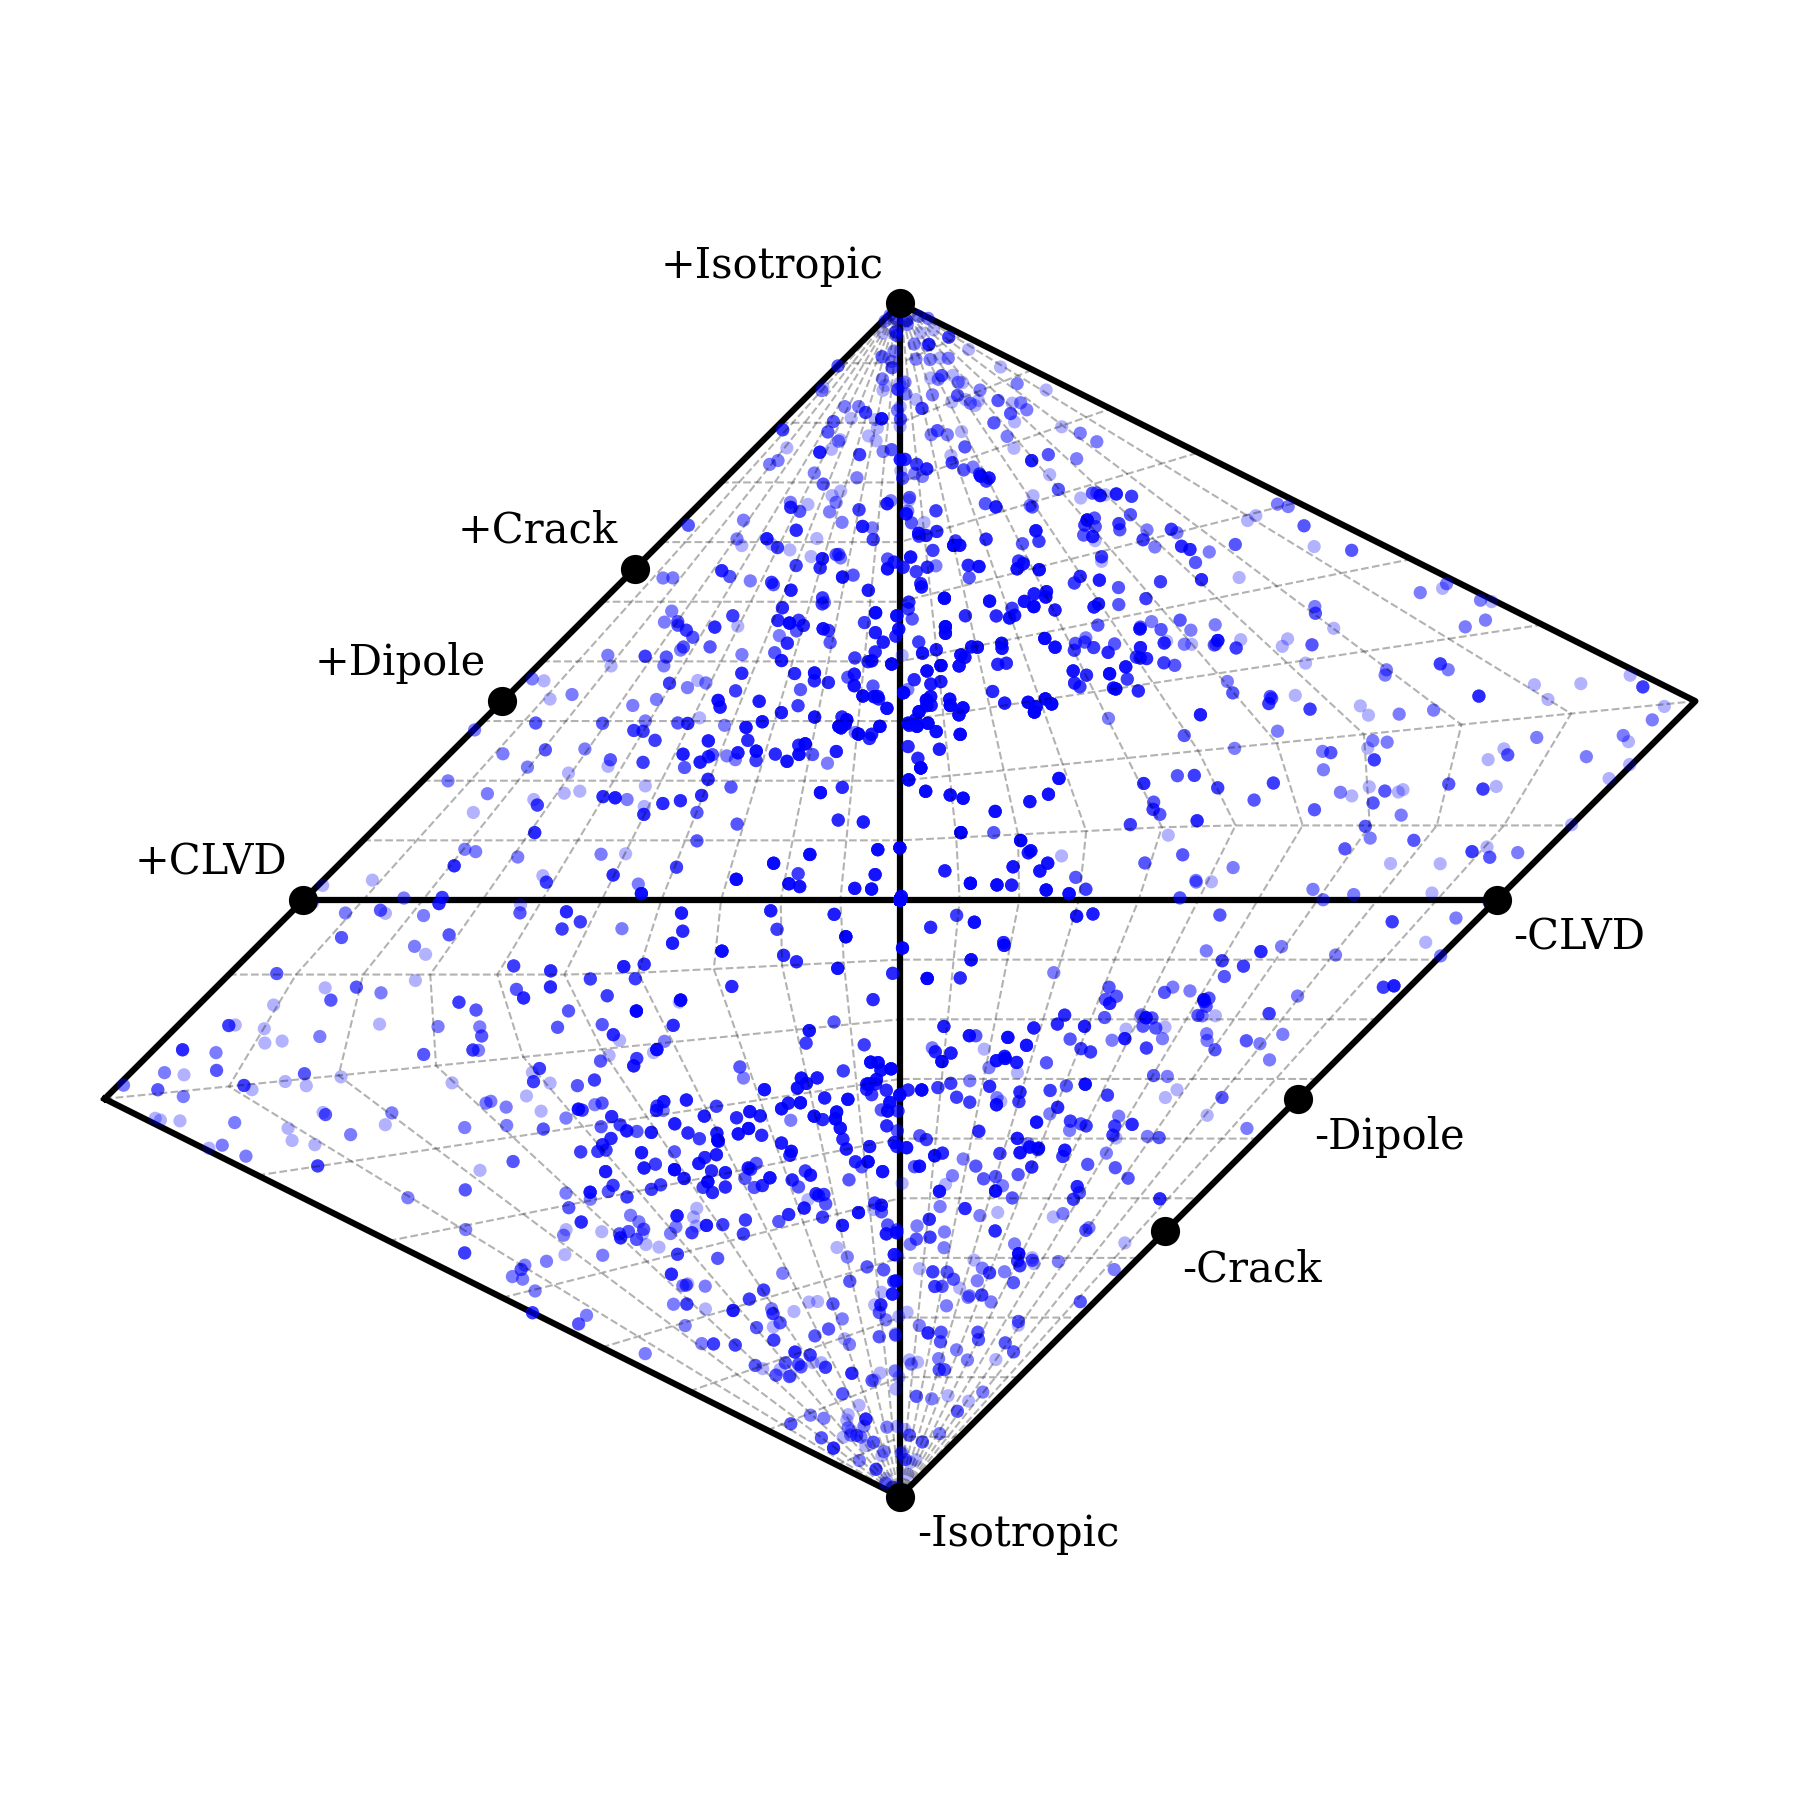

Source code (Python):
import pandas as pd
import numpy as np
import matplotlib.pyplot as plt
import pyrocko.plot.hudson as hudson
from pyrocko.plot.beachball import plot_beachball_mpl
from tqdm import tqdm
import os
import sys

# ================================
# 配置字体 (Times New Roman)
# ================================
plt.rcParams['font.family'] = 'serif'
plt.rcParams['font.serif'] = ['Times New Roman'] + plt.rcParams['font.serif']
plt.rcParams['mathtext.fontset'] = 'stix' 

# ==========================================
# 0. 辅助函数
# ==========================================
def ae_uvt(TT, KK):
    TAU = TT * (1 - np.abs(KK))
    UU = np.full_like(TT, np.nan)
    VV = np.full_like(TT, np.nan)

    # 2nd and 4th quadrants
    II = (TAU > 0) & (KK < 0) | (TAU < 0) & (KK > 0)
    UU[II] = TAU[II]
    VV[II] = KK[II]

    # First quadrant, Region A
    II = (TAU < 4 * KK) & (TAU >= 0) & (KK >= 0)
    UU[II] = TAU[II] / (1 - TAU[II] / 2)
    VV[II] = KK[II] / (1 - TAU[II] / 2)

    # First quadrant, Region B
    II = (TAU >= 4 * KK) & (TAU >= 0) & (KK >= 0)
    UU[II] = TAU[II] / (1 - 2 * KK[II])
    VV[II] = KK[II] / (1 - 2 * KK[II])

    # Third quadrant
    II = (TAU >= 4 * KK) & (TAU <= 0) & (KK <= 0)
    UU[II] = TAU[II] / (1 + TAU[II] / 2)
    VV[II] = KK[II] / (1 + TAU[II] / 2)

    II = (TAU < 4 * KK) & (TAU <= 0) & (KK <= 0)
    UU[II] = TAU[II] / (1 + 2 * KK[II])
    VV[II] = KK[II] / (1 + 2 * KK[II])

    return UU, VV

def draw_custom_grid(ax):
    hudson.draw_axes(ax)
    VV = np.arange(-1, 1.1, 0.1)
    for i in range(10):
        x, y = ae_uvt(VV, VV[i] * np.ones_like(VV))
        ax.plot(x, y, 'k--', linewidth=0.5, alpha=0.3)
        x, y = ae_uvt(VV, -VV[i] * np.ones_like(VV))
        ax.plot(x, y, 'k--', linewidth=0.5, alpha=0.3)
        x, y = ae_uvt(VV[i] * np.ones_like(VV), VV)
        ax.plot(x, y, 'k--', linewidth=0.5, alpha=0.3)
        x, y = ae_uvt(-VV[i] * np.ones_like(VV), VV)
        ax.plot(x, y, 'k--', linewidth=0.5, alpha=0.3)


import json

# ==========================================
# 1. 加载合成数据 (Synthetic Data)
# ==========================================
def load_synthetic_data(json_path):
    print(f"Loading data from {json_path}...")
    try:
        with open(json_path, 'r') as f:
            data = json.load(f)
    except Exception as e:
        print(f"Failed to read JSON: {e}")
        return []

    mt_list = []
    
    print("Parsing JSON structure...")
    count = 0
    # Assuming standard dict format
    # Structure: Dict[GroupKey, Dict[ItemKey, ItemValue]]
    for group_key, group_val in data.items():
        if isinstance(group_val, dict):
            for item_key, item_val in group_val.items():
                if isinstance(item_val, dict) and 'moment_tensor' in item_val:
                    # No filtering - load all events to show the full distribution "spreading out" from center
                    mt = item_val['moment_tensor']
                    if len(mt) == 6:
                        mt_list.append(mt)
                        count += 1

 

    print(f"Total events found: {count}")
    return mt_list

# ==========================================
# 2. 绘图主程序
# ==========================================
def vis_mine_hudson():
    json_path = "/root/data/lmt/data/output_synthetic/sources.json"
    if not os.path.exists(json_path):
        print(f"Error: File not found: {json_path}")
        return

    mt_list = load_synthetic_data(json_path)

    if not mt_list:
        print("No MT data found.")
        return

    # Project ALL MTs to UV first
    mt_array = np.array(mt_list)
    print(f"Projecting all {len(mt_array)} events...")
    
    uv_points_all = []
    for mt in tqdm(mt_array, desc="Projecting MTs"):
        try:
            u, v = hudson.project(mt)
            uv_points_all.append((u, v))
        except Exception as e:
            continue
            
    uv_points = np.array(uv_points_all)
    if uv_points.size == 0:
        print("No points projected.")
        return

    # 模拟“非完美监督”的系统性误差与漂移：不使用零均值高斯，而是制造具有方向性和向ISO区域漂移的弥散分布
    print("Applying systematic error sampling (diffuse drift to ISO)...")
    np.random.seed(42)
    
    u = uv_points[:, 0]
    v = uv_points[:, 1]
    
    # 设置几个偏离原点的系统性误差聚类中心 (模拟不同区域波径覆盖不良导致的系统误差)
    # 中心1: 向正等效体积(ISO+)和裂隙(CLVD)漂移
    dist1 = np.sqrt((u - 0.15)**2 + (v - 0.35)**2)
    # 中心2: 另一个方向的弥散
    dist2 = np.sqrt((u + 0.20)**2 + (v + 0.25)**2)
    # 原点附近的残留(真实信号的底色，但带有弥散)
    dist_dc = np.sqrt(u**2 + v**2)
    
    # 构建非零均值的概率密度
    probs = (
        1.2 * np.exp(- (dist1**2) / 0.08) +   # 系统性误差漂移群 1
        0.8 * np.exp(- (dist2**2) / 0.10) +   # 系统性误差漂移群 2
        1.0 * np.exp(- (dist_dc**2) / 0.25) + # 弥散的DC基础
        0.3                                   # 全局背景弥散噪声
    )
    probs = probs / np.sum(probs)
    
    # 严格抽取 10240 个样本来吻合描述
    target_count = 10240
    if len(uv_points) > target_count:
        indices = np.random.choice(len(uv_points), target_count, replace=False, p=probs)
        uv_points = uv_points[indices]

    print(f"Selected {len(uv_points)} events for plotting.")

    # 绘制 Hudson Plot
    fig = plt.figure(figsize=(6, 6))
    ax = fig.add_subplot(111)
    
    # Draw grid
    try:
        hudson.draw_axes(ax, grids=True)
    except:
        draw_custom_grid(ax)
    
    # Plot Scatter
    ax.scatter(uv_points[:, 0], uv_points[:, 1], 
               c='blue', s=10, alpha=0.3, edgecolors='none')


    save_path = "vis_mine_hudson.png"
    plt.tight_layout()
    plt.savefig(save_path, dpi=300)
    print(f"Saved plot to {save_path}. Plotted {len(uv_points)} events.")

if __name__ == "__main__":
    vis_mine_hudson()
